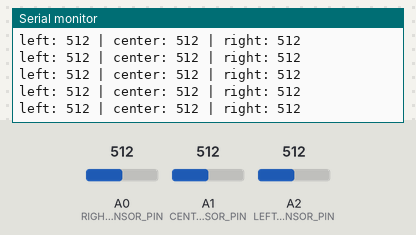
Recording of a sketch running on a simulated Arduino Uno, built with avr-gcc and run on an emulated ATmega328P. Shown: the last lines printed to the serial monitor. Inputs (shaded band) come from the test bench; at power-on: A2 (LEFT_SENSOR_PIN) = 512, A0 (RIGHT_SENSOR_PIN) = 512, A1 (CENTER_SENSOR_PIN) = 512.

Above: at 4.2 s.
4.3 s: A2 (LEFT_SENSOR_PIN) set to 110
At 4.35 s:
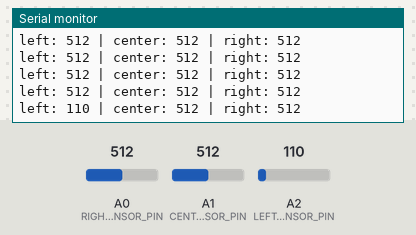
7.3 s: A2 (LEFT_SENSOR_PIN) set to 93
At 7.38 s:
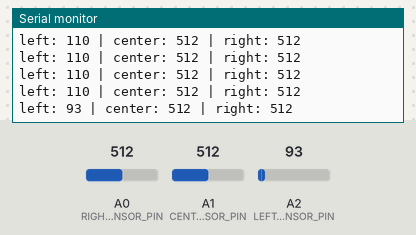
Timing chart, 0 to 10.3 s (numbered marks = the images above; inputs shaded):
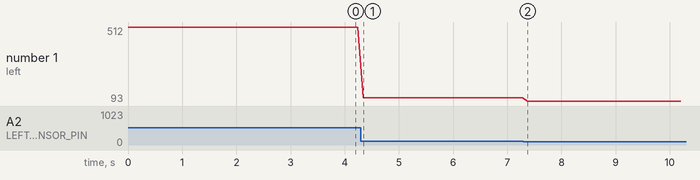

The sketch:

prueba_treshold.ino
```cpp
#define LEFT_SENSOR_PIN A2
#define CENTER_SENSOR_PIN A1
#define RIGHT_SENSOR_PIN A0

const int LINE_THRESHOLD = 600;     // 600 minimo
int leftSensor, centerSensor, rightSensor;

void lecturaSensores()
{
  leftSensor = analogRead(LEFT_SENSOR_PIN);
  centerSensor = analogRead(CENTER_SENSOR_PIN);
  rightSensor = analogRead(RIGHT_SENSOR_PIN);

  // Print all three values on the same line
  Serial.print("left: ");
  Serial.print(leftSensor);
  Serial.print(" | center: ");
  Serial.print(centerSensor);
  Serial.print(" | right: ");
  Serial.println(rightSensor);
}

void setup() {
  Serial.begin(9600);
}

void loop() {
  lecturaSensores();
  delay(100);
}
```

Measured:
- after the input at 4.3 s, the serial monitor: prints a new line at once (image 1)
- after the input at 7.3 s, the serial monitor: prints a new line after 0.07 s (image 2)
- plotted number 1: 512 → 110 after the input at 4.3 s, 110 → 93 after the input at 7.3 s
